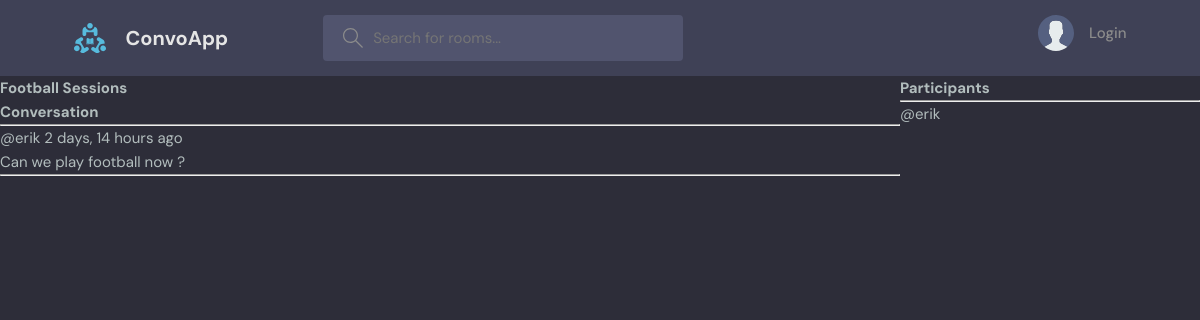
Page /room/3/ on the committed database.
### convoapp/models.py (models this page shows, shortened)
class Room(models.Model):
    host = models.ForeignKey(User, on_delete=models.SET_NULL, null=True)
    topic = models.ForeignKey(Topic, on_delete=models.SET_NULL, null=True)
    name = models.CharField(max_length=200)
    description = models.TextField(null=True, blank=True)
    participants = models.ManyToManyField(User, related_name='participants', blank=True)
    updated = models.DateTimeField(auto_now=True)
    created = models.DateTimeField(auto_now_add=True)
    class Meta:
        ordering = ['-updated','-created']

class Message(models.Model):
    user = models.ForeignKey(User, on_delete=models.CASCADE)
    room = models.ForeignKey(Room, on_delete=models.CASCADE)
    body = models.TextField()
    updated = models.DateTimeField(auto_now=True)
    created = models.DateTimeField(auto_now_add=True)
    class Meta:
        ordering = ['-updated','-created']

### convoapp/views.py (the view, shortened to what this page needs)
# urls.py: path('room/<str:pk>/', views.room, name='room'),
def room(request,pk):
    room = Room.objects.get(id=pk)
    room_messages = room.message_set.all()
    participants = room.participants.all()
    context = {'room':room, 'room_messages':room_messages,'participants':participants}
    return render(request, 'convoapp/room.html', context)

### convoapp/templates/convoapp/room.html (shortened to what this page needs)
{% extends 'main.html' %}
{% block content %}
<div class='room-container'>
  <div>
<h1>{{room.name}}</h1>
<div class='comment-wrapper'>
  <h3>Conversation</h3>
  <hr>
  {% for message in room_messages %}
    <div>
        <small>@{{message.user}}   {{message.created|timesince}} ago </small>
        <p>{{message.body}}</p>
        <hr>
    </div>
  {% endfor %}
</div>
  </div>
    <div>
      <h3>Participants</h3>
      <hr>
      {% for user in participants %}
        <div>
          <p>@{{user.username}}</p>
        </div>
      {% endfor %}
    </div>
</div>
{% endblock %}

### static/styles/style.css (style rules this page uses)
:root { --color-main: #71c6dd; --color-main-light: #e1f6fb; --color-dark: #3f4156; --color-dark-medium: #51546e; --color-dark-light: #696d97; --color-light: #e5e5e5; --color-gray: #8b8b8b; --color-light-gray: #b2bdbd; --color-bg: #2d2d39; --color-success: #5dd693; --color-error: #fc4b0b; }
* { font-family: "DM Sans", -apple-system, BlinkMacSystemFont, "Segoe UI", Roboto, Oxygen, Ubuntu, Cantarell, "Open Sans", "Helvetica Neue", sans-serif; margin: 0; padding: 0; box-sizing: border-box; text-rendering: optimizeLegibility; font-size: inherit; }
html { font-size: 56.25%; }
@media only screen and (min-width: 1200px) { html { font-size: 62.5%; } }
body { line-height: 1.6; font-weight: 400; font-size: 1.5rem; color: var(--color-light-gray); background-color: var(--color-bg); min-height: 100vh; }

### convoapp/templates/convoapp/room.html (style rules this page uses)
.room-container { display: grid; grid-template-columns: 3fr 1fr; }

### rows in the picture
Room: name "Football Sessions"
Message: user "erik", created "2 days, 14 hours", body "Can we play football now ?"

### other values in the picture
{{ user.username }} "erik"
